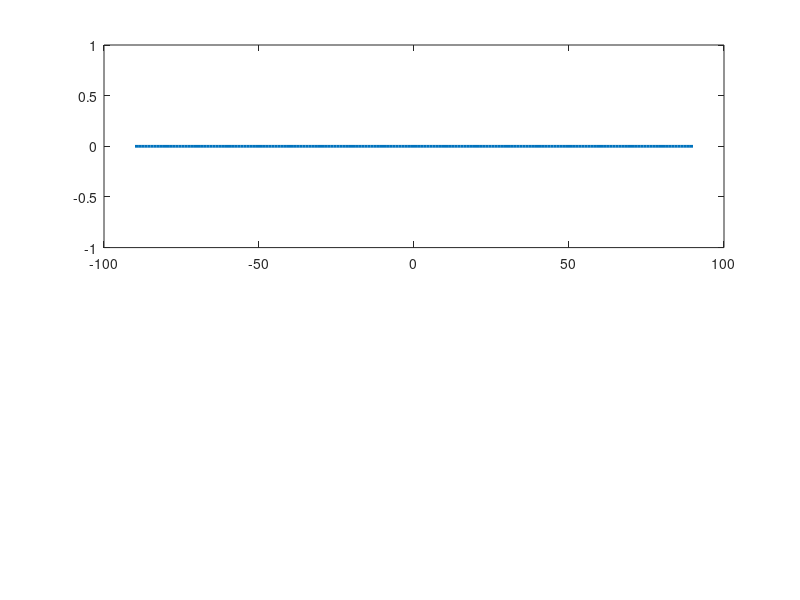

Source code (MATLAB): (Note: this script raises an error after producing the figure.)
% ======================================================================= %
% Script:   FullDemo_0408_v12_ESPRIT
% Function: Version 12 - ULA/ULA ESPRIT w/ integrated lidar
% Notes:    (1) ESPRIT replaces MUSIC for DOA estimation
%           (2) Spatial spectrum computed separately for display only
%           (3) FB averaging applied to covariance before ESPRIT
%           (4) Lidar uses Alden's linear regression algorithm w/
%               Capstoneociated functions
%           (5) Req. Functions:
%               get_range_v7
%               lidar_read_tf02_v7
%               tracker_step_v7
%           (6) Sim mode, tic toc retained from v11
% Author:   Parker Reeves / Logan
% Date:     04/08/2026
% ======================================================================= %

clear all
clear r;

SIM_MODE = true;

% ====================== RANGEFINDER INITIALIZATION ===================== %

if SIM_MODE == false
    try
        r = raspi('169.254.52.8','analog','analog');
        s_az = servo(r,13,'MinPulseDuration',5.44e-4,'MaxPulseDuration',2.40e-3);
        s_el = servo(r,12,'MinPulseDuration',5.44e-4,'MaxPulseDuration',2.40e-3);

        opts = struct();
        opts.el_offset = 0;      % tune if needed
        opts.max_move_az = 10;   % tune if needed
        opts.max_move_el = 5;    % tune if needed

        get_range_v7('reset');
        fprintf('Raspberry Pi detected\n');
    catch
        fprintf('Raspberry Pi not detected - LiDAR disabled\n');
        r = [];
        opts_in = struct();
    end
else
        fprintf('Sim Mode True - LiDAR disabled\n');
        r = [];
        opts_in = struct();
end

% ==================== ARRAY INITIALIZATION ============================= %

c      = 3e8;
f      = 2.4e9;
lambda = c/f;

M     = 4;
d     = 0.5;        % half-wavelength spacing
k     = 2*pi/lambda;
delta = d*lambda;
J     = fliplr(eye(M));

num_sources = 1;    % number of sources to estimate

% ========================= SIGNAL RECEPTION / AUTO SIM MODE ============ %

if SIM_MODE == false

    try
        Y_1 = adi.FMComms5.Rx('uri','ip:192.168.0.101');
        Y_1.EnabledChannels = [1 2 3 4];

        Y_2 = adi.FMComms5.Rx('uri','ip:192.168.1.101');
        Y_2.EnabledChannels = [1 2 3 4];

        fprintf('Hardware detected - running in LIVE MODE\n');

    catch

        SIM_MODE = true;
        fprintf('Hardware not detected - running in SIMULATION MODE\n');

        sim_az      = -60;
        sim_el      = -30;
        sim_az_step = 0.25;
        sim_el_step = 0.05;
        sim_snr     = 12;
        N_snap      = 32768;

    end

else

    sim_az      = -60;
    sim_el      = -30;
    sim_az_step = 0.25;
    sim_el_step = 0.05;
    sim_snr     = 12;
    N_snap      = 32768;
    fprintf('Sim Mode True - running in SIMULATION MODE\n');

end

phi_scan   = -90:1:90;
theta_scan = -90:1:90;

% Averaging buffer for ESPRIT estimates (same Navg idea as Logan's demo)
Navg   = 10;
az_hist = nan(Navg, num_sources);
el_hist = nan(Navg, num_sources);

% =========================== INITIALIZE PLOTS =========================== %

figure;

subplot(2,1,1)
h1 = plot(phi_scan, zeros(size(phi_scan)), ...
          'LineWidth', 2, 'Color', [0 0.447 0.741]);
hold on;
h1_mark = xline(0, '--r', 'LineWidth', 1.5);
hold off;
grid on;
title('ULA ESPRIT Spatial Spectrum - Elevation');
xlabel('Elevation Angle (degrees)');
ylabel('Spectrum (dB)');
xlim([-90 90]);

subplot(2,1,2)
h2 = plot(theta_scan, zeros(size(theta_scan)), ...
          'LineWidth', 2, 'Color', [0 0.447 0.741]);
hold on;
h2_mark = xline(0, '--r', 'LineWidth', 1.5);
hold off;
grid on;
title('ULA ESPRIT Spatial Spectrum - Azimuth');
xlabel('Azimuth Angle (degrees)');
ylabel('Spectrum (dB)');
xlim([-90 90]);

n_cycles = 0;
avg_time  = 0;

% ============================== MAIN LOOP ============================== %

while true

    tic

    spectrum_1 = zeros(size(theta_scan)); % AZ display spectrum
    spectrum_2 = zeros(size(phi_scan));   % EL display spectrum

    % ==================== DATA CAPTURE OR SIMULATION =================== %

    if SIM_MODE
        sim_az = sim_az + sim_az_step;
        sim_el = sim_el + sim_el_step;
        if sim_az >  90 || sim_az < -90, sim_az_step = -sim_az_step; end
        if sim_el >  90 || sim_el < -90, sim_el_step = -sim_el_step; end

        a_az_true = exp(-1j*k*(0:M-1)'*delta*sind(sim_az));
        a_el_true = exp(-1j*k*(0:M-1)'*delta*sind(sim_el));

        noise_pwr = 10^(-sim_snr/10);
        s_sim_az  = (randn(1, N_snap) + 1j*randn(1, N_snap)) / sqrt(2);
        s_sim_el  = (randn(1, N_snap) + 1j*randn(1, N_snap)) / sqrt(2);

        X_1 = (a_az_true * s_sim_az + sqrt(noise_pwr) * (randn(M, N_snap) + 1j*randn(M, N_snap)) / sqrt(2))';  % (N_snap x M)
        X_2 = (a_el_true * s_sim_el + sqrt(noise_pwr) * (randn(M, N_snap) + 1j*randn(M, N_snap)) / sqrt(2))';  % (N_snap x M)

    else
        X_1 = Y_1(); % ULAAZ Data  (N_snap x M)
        X_2 = Y_2(); % ULAEL Data  (N_snap x M)
    end

    % === Simple Noise Conditioning ===
    X_1 = X_1 - mean(X_1, 1);
    X_2 = X_2 - mean(X_2, 1);
    X_1 = X_1 / (norm(X_1,'fro') / numel(X_1));
    X_2 = X_2 / (norm(X_2,'fro') / numel(X_2));

    % ===================== ESPRIT DOA ESTIMATION ======================= %
    % Data is (N_snap x M), ESPRIT expects (M x N_snap), so transpose.

    [est_AZ, spectrum_1] = esprit_doa(X_1.', num_sources, d, theta_scan);
    [est_EL, spectrum_2] = esprit_doa(X_2.', num_sources, d, phi_scan);

    % Running average (same as Logan's Navg buffer)
    az_hist = [az_hist(2:end,:); est_AZ(:).'];
    el_hist = [el_hist(2:end,:); est_EL(:).'];
    est_AZ_avg = mean(az_hist, 1, 'omitnan');
    est_EL_avg = mean(el_hist, 1, 'omitnan');

    % =========================== VISUALIZATION ========================= %

    set(h1, 'YData', spectrum_1);
    h1_mark.Value = est_EL_avg(1);

    set(h2, 'YData', spectrum_2);
    h2_mark.Value = est_AZ_avg(1);

    drawnow limitrate

    % ===================== LIDAR / SIM DISTANCE ======================== %

    if SIM_MODE
        dist_cm = norm([sim_az, sim_el]) * 10;
        fprintf('Estimated Distance: %.1f cm (simulated)\n', dist_cm);
    else
        az_in = est_AZ_avg(1);
        el_in = est_EL_avg(1);

        [dist_cm, strength, cmd_az, cmd_el, status] = ...
            get_range_v7(r, az_in, el_in, s_az, s_el, opts);

        fprintf('az_in=%.2f el_in=%.2f cmd_az=%.2f cmd_el=%.2f dist=%.1f str=%.0f no_action=%d\n', ...
            az_in, el_in, cmd_az, cmd_el, dist_cm, strength, status.track.no_action);
        fprintf('Estimated Distance: %.1f cm\n', dist_cm);
    end

    fprintf('Estimated Azimuth:   %.2f deg  (avg: %.2f)\n', est_AZ(1), est_AZ_avg(1));
    fprintf('Estimated Elevation: %.2f deg  (avg: %.2f)\n', est_EL(1), est_EL_avg(1));

    if SIM_MODE
        fprintf('True Azimuth:      %.2f deg\n', sim_az);
        fprintf('True Elevation:    %.2f deg\n', sim_el);
    end

    % ====================== TICK-TOCK REPORT =========================== %

    elapsed   = toc;
    n_cycles  = n_cycles + 1;
    avg_time  = avg_time + (elapsed - avg_time) / n_cycles;

    fprintf('DOA Cycle Time: %.4f s  (%.1f Hz)  |  Avg: %.4f s\n', ...
             elapsed, 1/elapsed, avg_time);

    pause(0.05)

end


% ======================================================================= %
% Local Function: esprit_doa
%
% Inputs:
%   rx_m        - (M x N) complex data matrix, M antennas, N snapshots
%   num_sources - number of sources to estimate
%   d           - element spacing in wavelengths (0.5 = half-wavelength)
%   scan_angles - vector of angles (deg) for display spectrum only
%
% Outputs:
%   doa_deg     - estimated DOA(s) in degrees (1 x num_sources)
%   sp_dB       - spatial spectrum in dB over scan_angles (for display)
% ======================================================================= %
function [doa_deg, sp_dB] = esprit_doa(rx_m, num_sources, d, scan_angles)

    [M, N] = size(rx_m);

    % Covariance with FB averaging
    R = (rx_m * rx_m') / N;
    J = flipud(eye(M));
    R = 0.5 * (R + J * conj(R) * J);

    % Eigendecomposition, sort descending
    [U, D] = eig(R);
    [~, idx] = sort(diag(D), 'descend');
    U = U(:, idx);
    Es = U(:, 1:num_sources);   % signal subspace

    % ESPRIT selection matrices (overlapping subarrays)
    J1 = [eye(M-1), zeros(M-1, 1)];
    J2 = [zeros(M-1, 1), eye(M-1)];

    E1 = J1 * Es;
    E2 = J2 * Es;

    % Solve for rotation matrix Psi
    Psi = pinv(E1) * E2;
    ev  = eig(Psi);

    % Convert eigenvalue phases to angles
    u = angle(ev) / (2 * pi * d);
    u = max(min(real(u), 1), -1);   % clamp to valid sind range
    doa_deg = sort(asind(u)).';      % (1 x num_sources)

    % Spatial spectrum for display (Capon/CBF using R, not MUSIC pseudospectrum)
    pos = (-(M-1)/2 : (M-1)/2).';
    sp  = zeros(size(scan_angles));
    for i = 1:numel(scan_angles)
        th   = scan_angles(i) * pi / 180;
        a    = exp(1j * 2 * pi * d * pos * sin(th));
        sp(i) = real(a' * R * a);
    end
    sp    = sp ./ max(sp + eps);
    sp_dB = 10 * log10(sp);

end
